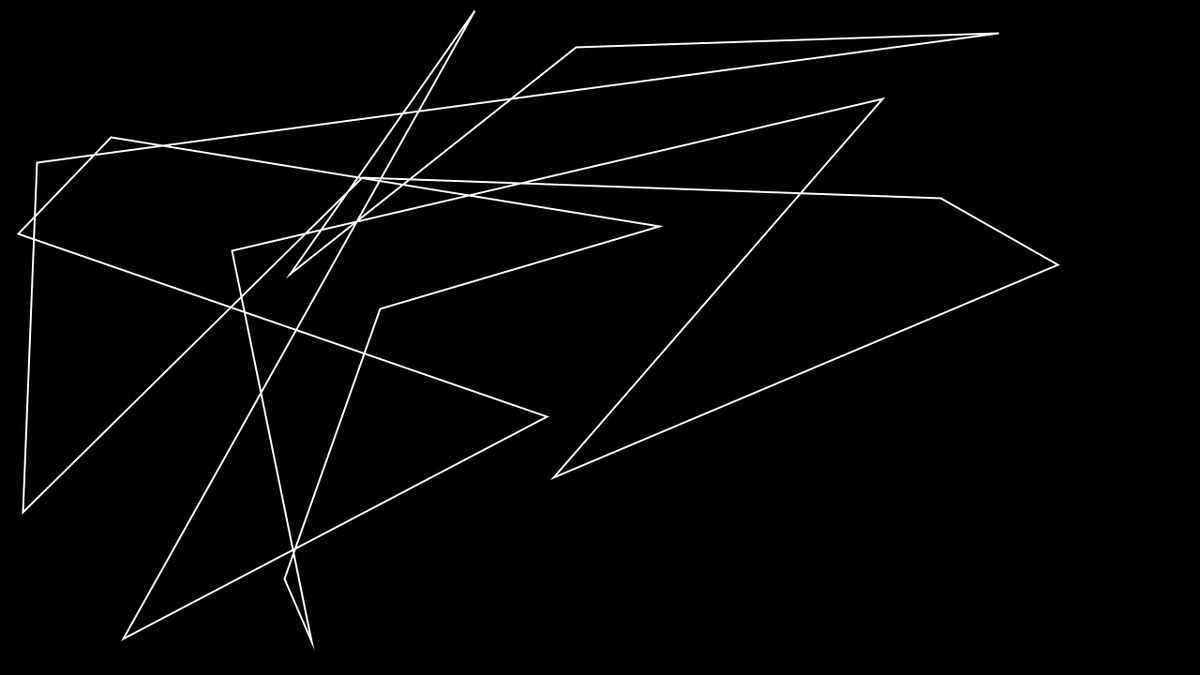
Frame 1 (no input)
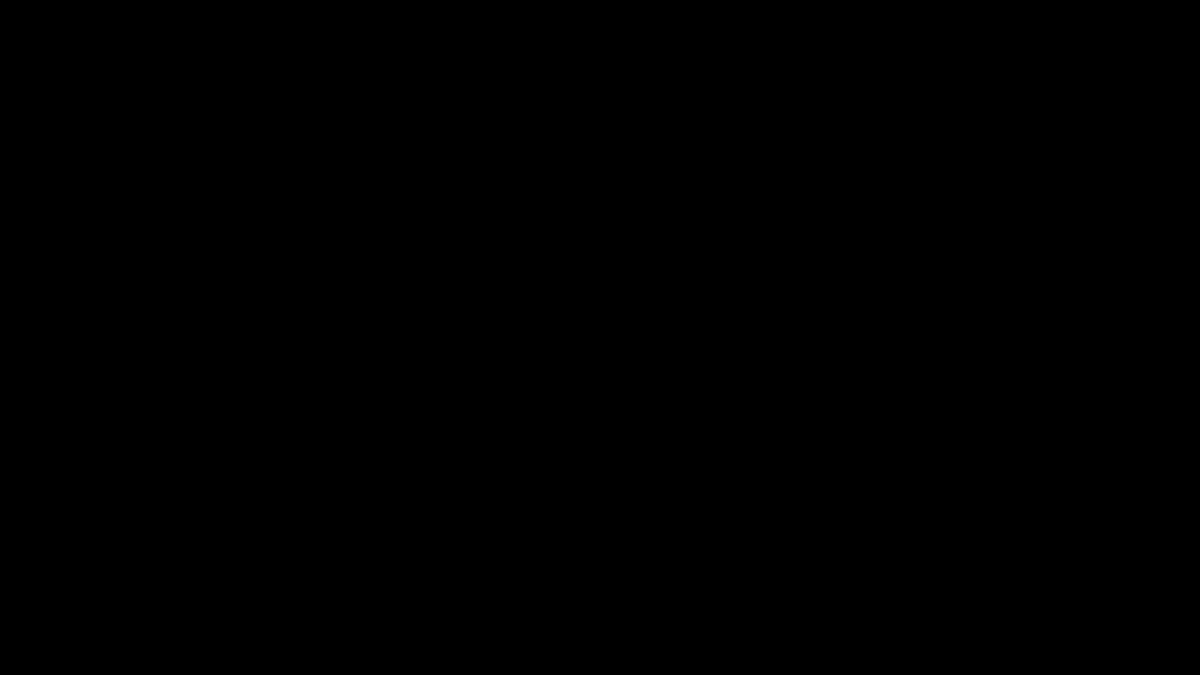
Frame 60 (the mouse pressed at the canvas centre just before this capture)
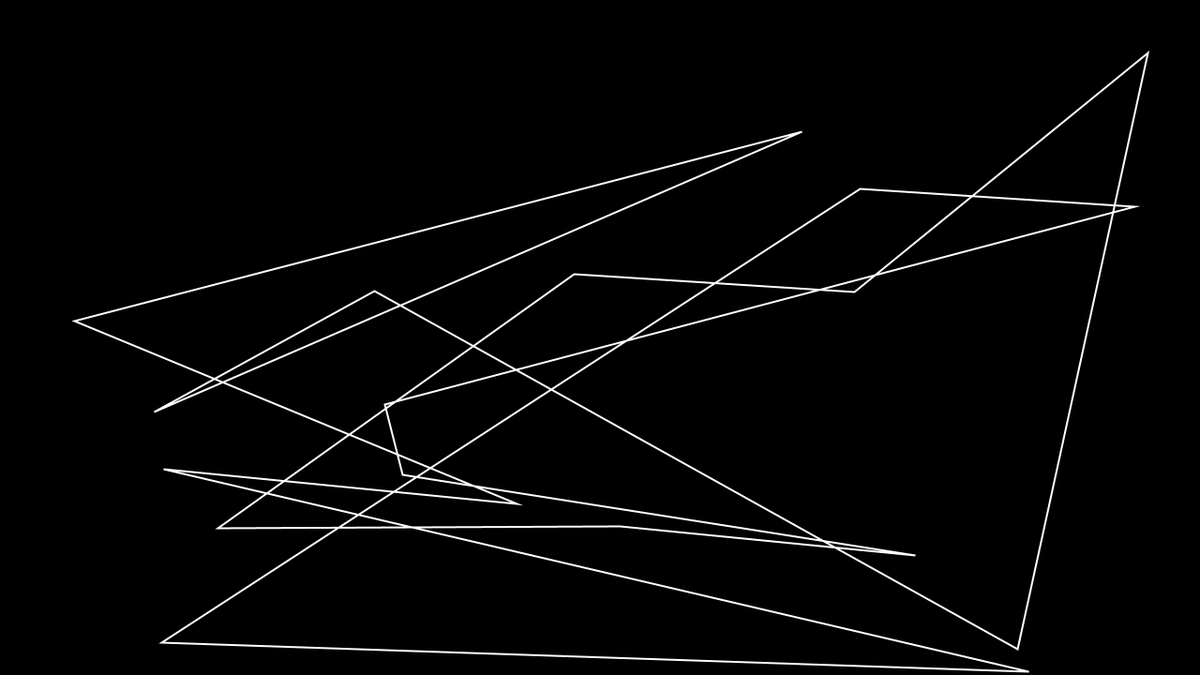
Frame 120 (the mouse held since frame 60 and released just before this capture)

The Processing sketch that drew these frames (run headless with seeded random() and noise(); from frame 60 on, the mouse is pressed at the canvas centre):

// Processing sketch: complitely_nonsense
// ── complitely_nonsense.pde
void setup() {
   size(1280, 720); 
   frameRate(5);
}

void draw() {
background(0);
stroke(255);
strokeWeight(2);
noFill();
beginShape();

int maxPoints = round(random(30));
for (int i = 0; i <= maxPoints; i++) vertex(floor(random(1280)), floor(random(720)));
endShape(CLOSE);
}
